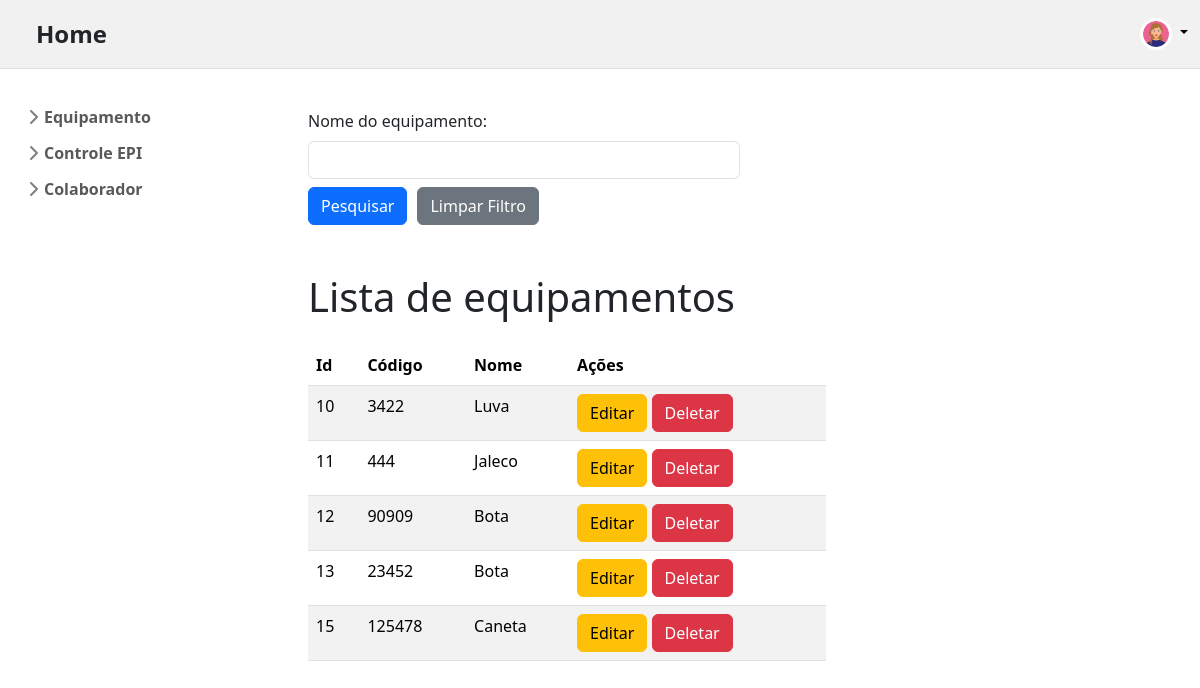
/listarEquipamento/, run on an earlier commit of the app's database.
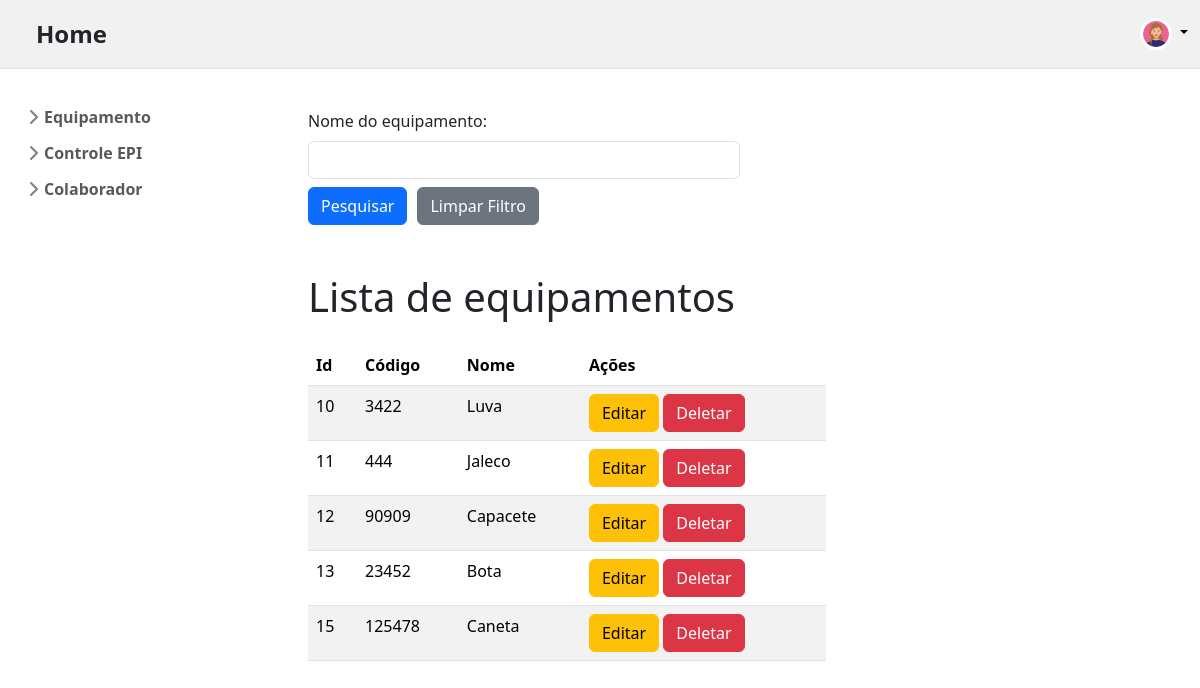
And on a later commit of the database.
### app_produtos/models.py (models this page shows, shortened)
class CadastrarEquipamento(models.Model):
    cod_equipamento = models.IntegerField()
    nome_equipamento = models.CharField(max_length=100)

### app_produtos/views.py (the view)
# urls.py: path("listarEquipamento/", views.listar_equipamento, name="listar_equipamento"),
def listar_equipamento(request):
    values = CadastrarEquipamento.objects.all()
    cod_equipamento = request.GET.get('cod_equipamento')
    nome_equipamento = request.GET.get('nome_equipamento')
    if nome_equipamento:
        values = values.filter(nome_equipamento__icontains=nome_equipamento)
    return render(request, 'app_produtos/globals/listarEquipamento.html', {
        "lista_equipamento": values,
        "nome_equipamento": nome_equipamento
    })

### app_produtos/templates/app_produtos/globals/listarEquipamento.html (shortened to what this page needs)
{% extends "app_produtos/index.html" %}
{% block content %}
<div class="container justify-content-center mt-2">
  <form action="{% url 'listar_equipamento' %}" method="get">
    <div class="form-group">
      <label class="form-label" for="nome_equipamento">Nome do equipamento:</label>
      <input class="form-control w-50" type="text" name="nome_equipamento" id="nome_equipamento" value="{{ nome_equipamento|default:'' }}"/>
    </div>
    <div class="d-flex mt-2" style="gap: 10px;">
        <button class="w-10 btn btn-primary btn-md"  type="submit">Pesquisar</button>
        <a class="w-10 btn btn-secondary btn-md" href="{% url 'listar_equipamento' %}">Limpar Filtro</a>
      </div>
  </form>
</div>
{% if lista_equipamento %}
<div class="container mt-5">
  <h1 class="text-start mb-4" >Lista de equipamentos</h1>
  <table class="table table-striped" style="width: 60%;">
    <thead>
      <tr>
        <th>Id</th>
        <th>Código</th>
        <th>Nome</th>
        <th>Ações</th>
      </tr>
    </thead>
    <tbody>
      {% for item in lista_equipamento %}
      <tr>
        <td>{{ item.id }}</td>
        <td>{{ item.cod_equipamento }}</td>
        <td>{{ item.nome_equipamento }}</td>
        <td>
            <a href="/editarEquipamento/{{ item.id }}" class="btn btn-warning">Editar</a>
            <button class="btn btn-danger" data-bs-toggle="modal" data-bs-target="#confirmDeleteModal" onclick="setDeleteUrl('/deletarEquipamento/{{ item.id }}')">Deletar</button>
        </td>
      </tr>
      {% endfor %}
    </tbody>
  </table>
</div>
{% else %}
<div class="container mt-3">
  <p class="text-center h3">Nenhum equipamento encontrado</p>
</div>
{% endif %} {% endblock content %}

What changed in the data, as far as the page shows it:
changed CadastrarEquipamento id 12: nome_equipamento "Bota" → "Capacete"
